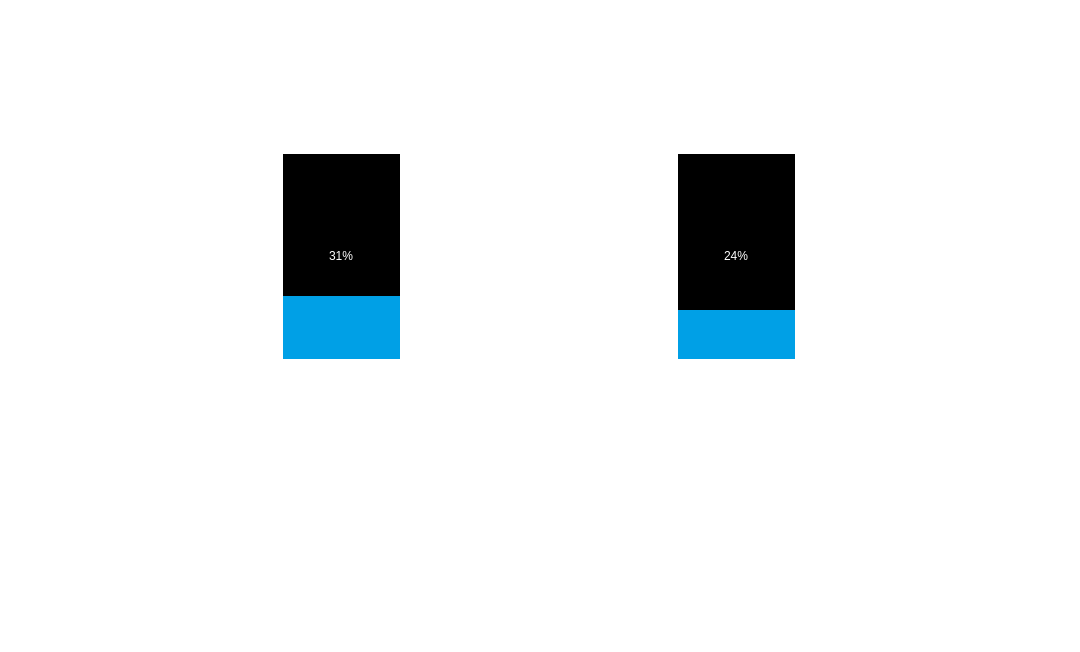
<?xml version="1.0" encoding="UTF-8"?>
<ui version="4.0">
 <class>Liquid</class>
 <widget class="QWidget" name="Liquid">
  <property name="geometry">
   <rect>
    <x>0</x>
    <y>0</y>
    <width>1080</width>
    <height>652</height>
   </rect>
  </property>
  <property name="minimumSize">
   <size>
    <width>1080</width>
    <height>652</height>
   </size>
  </property>
  <property name="maximumSize">
   <size>
    <width>1292</width>
    <height>16777215</height>
   </size>
  </property>
  <property name="windowTitle">
   <string>Form</string>
  </property>
  <property name="styleSheet">
   <string notr="true">background:transparent;</string>
  </property>
  <layout class="QVBoxLayout" name="verticalLayout_3">
   <item>
    <widget class="QWidget" name="widget" native="true">
     <property name="maximumSize">
      <size>
       <width>1080</width>
       <height>16777215</height>
      </size>
     </property>
     <layout class="QHBoxLayout" name="horizontalLayout_2">
      <item>
       <widget class="QWidget" name="widget_cooling" native="true">
        <property name="sizePolicy">
         <sizepolicy hsizetype="Fixed" vsizetype="Fixed">
          <horstretch>0</horstretch>
          <verstretch>0</verstretch>
         </sizepolicy>
        </property>
        <property name="minimumSize">
         <size>
          <width>135</width>
          <height>270</height>
         </size>
        </property>
        <property name="styleSheet">
         <string notr="true">background-image: url(:/液位状态_正常.png);</string>
        </property>
        <layout class="QVBoxLayout" name="verticalLayout" stretch="0,1">
         <item>
          <widget class="QProgressBar" name="cooling_bar">
           <property name="sizePolicy">
            <sizepolicy hsizetype="Preferred" vsizetype="Preferred">
             <horstretch>0</horstretch>
             <verstretch>0</verstretch>
            </sizepolicy>
           </property>
           <property name="layoutDirection">
            <enum>Qt::LeftToRight</enum>
           </property>
           <property name="autoFillBackground">
            <bool>false</bool>
           </property>
           <property name="styleSheet">
            <string notr="true">QProgressBar{
        border: none;
        color: white;
        text-align: center;
        background: rgb(0, 0, 0);
		font: 75 18pt &quot;Microsoft YaHei UI&quot;;
}
QProgressBar::chunk {
        border: none;
        background: rgb(0, 160, 230);
}</string>
           </property>
           <property name="value">
            <number>31</number>
           </property>
           <property name="alignment">
            <set>Qt::AlignLeading|Qt::AlignLeft|Qt::AlignVCenter</set>
           </property>
           <property name="textVisible">
            <bool>true</bool>
           </property>
           <property name="orientation">
            <enum>Qt::Vertical</enum>
           </property>
           <property name="textDirection">
            <enum>QProgressBar::TopToBottom</enum>
           </property>
          </widget>
         </item>
         <item>
          <widget class="QLabel" name="label">
           <property name="maximumSize">
            <size>
             <width>117</width>
             <height>41</height>
            </size>
           </property>
           <property name="styleSheet">
            <string notr="true">background:transparent;
font: 75 9pt &quot;Microsoft YaHei UI&quot;;
font-size: 24px;
color: #FFFFFF;</string>
           </property>
           <property name="text">
            <string>冷却液位</string>
           </property>
           <property name="alignment">
            <set>Qt::AlignCenter</set>
           </property>
          </widget>
         </item>
        </layout>
       </widget>
      </item>
      <item>
       <widget class="QWidget" name="widget_hydraulic" native="true">
        <property name="sizePolicy">
         <sizepolicy hsizetype="Fixed" vsizetype="Fixed">
          <horstretch>0</horstretch>
          <verstretch>0</verstretch>
         </sizepolicy>
        </property>
        <property name="minimumSize">
         <size>
          <width>135</width>
          <height>270</height>
         </size>
        </property>
        <property name="styleSheet">
         <string notr="true">background-image: url(:/液位状态_正常.png);</string>
        </property>
        <layout class="QVBoxLayout" name="verticalLayout_2" stretch="5,1">
         <item>
          <widget class="QProgressBar" name="hydraulic_bar">
           <property name="sizePolicy">
            <sizepolicy hsizetype="Preferred" vsizetype="Preferred">
             <horstretch>0</horstretch>
             <verstretch>0</verstretch>
            </sizepolicy>
           </property>
           <property name="styleSheet">
            <string notr="true">QProgressBar{
        border: none;
        color: white;
		
		font: 75 18pt &quot;Microsoft YaHei UI&quot;;
        text-align: center;
        background: rgb(0, 0, 0);
}
QProgressBar::chunk {
        border: none;
        background: rgb(0, 160, 230);
}</string>
           </property>
           <property name="value">
            <number>24</number>
           </property>
           <property name="orientation">
            <enum>Qt::Vertical</enum>
           </property>
           <property name="textDirection">
            <enum>QProgressBar::TopToBottom</enum>
           </property>
          </widget>
         </item>
         <item>
          <widget class="QLabel" name="label_2">
           <property name="styleSheet">
            <string notr="true">background:transparent;
font: 75 9pt &quot;Microsoft YaHei UI&quot;;
font-size: 24px;
color: #FFFFFF;</string>
           </property>
           <property name="text">
            <string>液压油位</string>
           </property>
           <property name="alignment">
            <set>Qt::AlignCenter</set>
           </property>
          </widget>
         </item>
        </layout>
       </widget>
      </item>
     </layout>
    </widget>
   </item>
   <item>
    <widget class="QWidget" name="widget_2" native="true">
     <property name="maximumSize">
      <size>
       <width>1080</width>
       <height>80</height>
      </size>
     </property>
     <layout class="QHBoxLayout" name="horizontalLayout">
      <property name="topMargin">
       <number>0</number>
      </property>
      <property name="bottomMargin">
       <number>0</number>
      </property>
      <item>
       <widget class="QLabel" name="sign">
        <property name="sizePolicy">
         <sizepolicy hsizetype="Fixed" vsizetype="Fixed">
          <horstretch>0</horstretch>
          <verstretch>0</verstretch>
         </sizepolicy>
        </property>
        <property name="minimumSize">
         <size>
          <width>1000</width>
          <height>80</height>
         </size>
        </property>
        <property name="styleSheet">
         <string notr="true">background-image: url(:/背景_标题2.png);
font: 75 9pt &quot;Microsoft YaHei UI&quot;;
font-size: 60px;
color: #FFFFFF;</string>
        </property>
        <property name="text">
         <string>液位信息</string>
        </property>
        <property name="alignment">
         <set>Qt::AlignCenter</set>
        </property>
       </widget>
      </item>
      <item>
       <widget class="QPushButton" name="btn_back">
        <property name="sizePolicy">
         <sizepolicy hsizetype="Fixed" vsizetype="Fixed">
          <horstretch>0</horstretch>
          <verstretch>0</verstretch>
         </sizepolicy>
        </property>
        <property name="minimumSize">
         <size>
          <width>250</width>
          <height>80</height>
         </size>
        </property>
        <property name="styleSheet">
         <string notr="true">QPushButton#btn_back{
background-image: url(:/按键_上一页2.png);
border:none;
}
</string>
        </property>
        <property name="text">
         <string/>
        </property>
       </widget>
      </item>
     </layout>
    </widget>
   </item>
   <item>
    <spacer name="verticalSpacer">
     <property name="orientation">
      <enum>Qt::Vertical</enum>
     </property>
     <property name="sizeType">
      <enum>QSizePolicy::Fixed</enum>
     </property>
     <property name="sizeHint" stdset="0">
      <size>
       <width>20</width>
       <height>5</height>
      </size>
     </property>
    </spacer>
   </item>
  </layout>
 </widget>
 <resources/>
 <connections/>
</ui>
